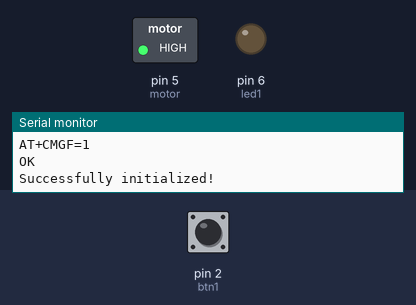
Recording of a sketch running on a simulated Arduino Uno, built with avr-gcc and run on an emulated ATmega328P. Shown: switched loads named in the sketch (green lamp = pin HIGH), output pins drawn as LEDs (lit = HIGH), the last lines printed to the serial monitor. The inputs (shaded band) are chosen by the test bench; at power-on: pin 2 (btn1) HIGH. The modem accepts every AT command (registered, SIM ready, sends succeed) and sends nothing else; pins used as bus, display or sensor lines are not drawn.

Above: at 5.2 s.
5.3 s: pin 2 (btn1) pulled LOW for 0.15 s
At 5.8 s:
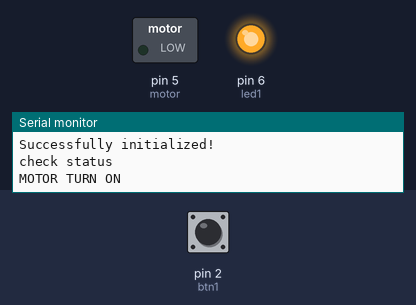
9.4 s: pin 2 (btn1) pulled LOW for 1 s
At 10.1 s:
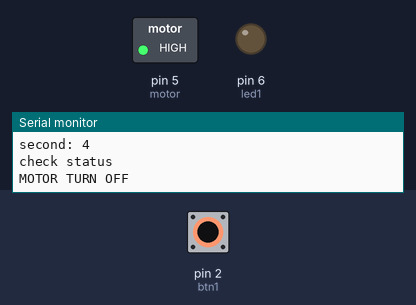
14.9 s: pin 2 (btn1) pulled LOW for 3.2 s
At 15.7 s:
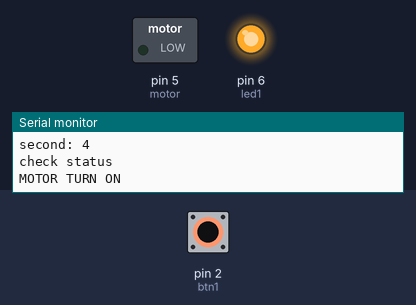
Timing chart, 0 to 17.9 s (numbered marks = the images above; inputs shaded):
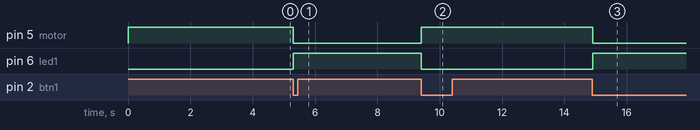

The sketch:

control_device.ino
```cpp
#include <SoftwareSerial.h>
#include <TimerOne.h>  // https://www.arduinolibraries.info/libraries/timer-one

#include "Arduino.h"

#define RX_PIN 10
#define TX_PIN 11
#define retryMax 3

const int btn1 = 2;   // the number of the button pin
const int motor = 5;  // the number of the motor control pin
const int led1 = 6;   // the number of the led pin
const int reset = 8;
const int ring = 3;

#define turnOnMotor() digitalWrite(motor, LOW);
#define turnOffMotor() digitalWrite(motor, HIGH);
#define turnOnLed() digitalWrite(led1, HIGH);
#define turnOffLed() digitalWrite(led1, LOW);

// phone number must be removed the first number "0"
const char *phoneNumber[] = {"706199838", "384331808", NULL};
String buff = "";

SoftwareSerial SIM(RX_PIN, TX_PIN);

// motor on: status = true
// motor off: status = false
bool status = false;
int second = 0, mSec = 0;

void setup() {
  Serial.begin(115200);
  SIM.begin(9600);

  Timer1.initialize(100000);
  Timer1.attachInterrupt(timerIsr);
  Timer1.stop();

  pinMode(motor, OUTPUT);
  pinMode(led1, OUTPUT);
  pinMode(reset, OUTPUT);
  pinMode(ring, INPUT);
  pinMode(btn1, INPUT_PULLUP);

  turnOffMotor();
  turnOffLed();
  // module sim reset at low level
  digitalWrite(reset, HIGH);

  attachInterrupt(digitalPinToInterrupt(btn1), btnInterrup, FALLING);

  simInit();
}

void loop() {
  buff = readSerial();
  Serial.println(buff);
  if (buff.indexOf("RING") != -1 && checkListPhone(buff, phoneNumber)) {
    checkStatus();
    utilHangoffCall();
  } else if (buff.indexOf("+CMTI") != -1) {
    buff = readSms(1);
    Serial.println(buff);
    String num = "";
    if (buff.length() > 10) {
      uint8_t _idx1 = buff.indexOf("+CMGR:");
      _idx1 = buff.indexOf("\",\"", _idx1 + 1);
      num = buff.substring(_idx1 + 3, buff.indexOf("\",\"", _idx1 + 4));
    } else {
      Serial.println("Sms empty!");
    }

    if (buff.indexOf("OK") != -1 && buff.length() > 7) {
      buff.toUpperCase();
      char tmp_num[13];
      num.toCharArray(tmp_num, num.length() + 1);
      Serial.println(tmp_num);
      if (buff.indexOf("BAT") != -1 || buff.indexOf("ON") != -1) {
        Serial.println("MOTOR TURN ON");
        turnOnMotor();
        turnOnLed();
        status = true;
        utilSendSms(tmp_num, "DA BAT");
      } else if (buff.indexOf("TAT") != -1 || buff.indexOf("OFF") != -1) {
        Serial.println("MOTOR TURN OFF");
        turnOffMotor();
        turnOffLed();
        status = false;
        utilSendSms(tmp_num, "DA TAT");
      }
    }
    utilDelAllSms();
  }
  processSIMHang();
}

/**
 * @brief timer to prevent brutal pushing
 *
 */
void timerIsr(void) {
  mSec++;
  if (mSec > 10) {
    second++;
    mSec = 0;
    Serial.print("second: ");
    Serial.println(second);
    if (second > 3) {
      second = 0;
      Timer1.stop();
    }
  }
}

/**
 * @brief interrupt button switch current state
 *
 */
void btnInterrup() {
  if (!digitalRead(btn1)) {
    delay(30);
    if (!digitalRead(btn1) && second == 0) {
      mSec = 0;
      second = 1;
      Timer1.start();
      checkStatus();
    }
  }
}

/**
 * @brief reset module sim if pingping is false
 *
 */
void processSIMHang() {
  if (!digitalRead(ring)) {
    delay(30);
    if (!digitalRead(ring) && !utilPingPong()) {
      checkStatus();
    }
  }
}

/**
 * @brief verify if belong list phoneNumber
 *
 * @param buff
 * @param listPhone
 * @return true/false
 */
bool checkListPhone(String buff, const char **listPhone) {
  int i = 0;
  while (listPhone[i]) {
    if (phoneNumberAvailable(buff, listPhone[i])) return true;
    i++;
  }
  return false;
}

/**
 * @brief verify if message contain phomenumber
 *
 * @param buff
 * @param phoneNumber
 * @return true/false
 */
bool phoneNumberAvailable(String buff, const char *phoneNumber) {
  const String myPhone1 = "0" + String(phoneNumber);
  const String myPhone2 = "+84" + String(phoneNumber);
  return (buff.indexOf(myPhone1) != -1 || buff.indexOf(myPhone2) != -1);
}

/**
 * @brief reset module sim by
 * pull down to ground at least 105ms module will reset
 *
 */
void resetSIM() {
  digitalWrite(reset, LOW);
  delay(200);
  digitalWrite(reset, HIGH);
  delay(3000);
  simInit();
}

/**
 * @brief wrapper of pingPong
 * retry if ping pong failed
 *
 */
bool utilPingPong() {
  int nRetry = 0;
  while (nRetry < retryMax) {
    if (pingPong()) return true;
    nRetry++;
    delay(1000);
    Serial.println("module sim unavailable");
  }
  return false;
}

/**
 * @brief wrapper of hangoffCall
 * retry if hang off call failed
 *
 */
void utilHangoffCall() {
  int nRetry = 0;
  while (nRetry < retryMax) {
    if (hangoffCall()) return;
    nRetry++;
    delay(1000);
    Serial.println("hang off failed");
  }
}

/**
 * @brief wrapper of delAllSms
 * retry if delete failed
 *
 */
void utilDelAllSms() {
  int nRetry = 0;
  while (nRetry < retryMax) {
    if (delAllSms()) return;
    nRetry++;
    delay(1000);
    Serial.println("delete sms failed");
  }
}

/**
 * @brief wrapper of sendSms
 * retry if send failed
 *
 */
void utilSendSms(char *number, char *text) {
  int nRetry = 0;
  while (nRetry < retryMax) {
    if (sendSms(number, text)) return;
    nRetry++;
    delay(1000);
    Serial.println("send sms failed");
  }
}

/**
 * @brief return True if communicate with module sim success
 *
 * @return true/false
 */
bool pingPong() {
  String _buffer = "";
  SIM.print(F("AT\r\n"));
  _buffer = readSerial();
  return (_buffer.indexOf("OK") != -1);
}

/**
 * @brief toggle state current status
 *
 */
void checkStatus() {
  Serial.println("check status");
  if (status) {
    turnOffMotor();
    turnOffLed();
    status = false;
    Serial.println("MOTOR TURN OFF");
  } else {
    turnOnMotor();
    turnOnLed();
    status = true;
    Serial.println("MOTOR TURN ON");
  }
}

/**
 * @brief init module sim
 *
 */
void simInit() {
  // Turn off echo mode
  cmdExecute("ATE0");
  // Display information coming call
  cmdExecute("AT+CLIP=1");
  // Set to text mode
  cmdExecute("AT+CMGF=1");
  // Display message directly
  // cmdExecute("AT+CNMI=2,2");
  utilDelAllSms();
  Serial.println("Successfully initialized!");
}

/**
 * @brief execute AT command
 *
 * @param cmd
 */
void cmdExecute(char *cmd) {
  String tmp = "";
  SIM.print(cmd);
  SIM.print(F("\r\n"));
  Serial.println(cmd);
  tmp = readSerial();
  Serial.println(tmp);
  while (tmp.indexOf("ER") != -1 || tmp == NULL) {
    Serial.print(cmd);
    Serial.println(" error, try again");
    delay(2000);
    SIM.print(cmd);
    SIM.print(F("\r\n"));
    tmp = readSerial();
  }
}

/**
 * @brief read feetback from module sim
 *
 * @return String
 */
String readSerial() {
  int _timeout = 0;
  while (!SIM.available() && _timeout < 12000) {
    delay(13);
    _timeout++;
  }
  if (_timeout == 12000) return "";
  if (SIM.available()) {
    return SIM.readString();
  }
}

/**
 * @brief make a phone call
 *
 * @param number
 */
void callNumber(char *number) {
  SIM.print(F("ATD"));
  SIM.print(number);
  SIM.print(F(";\r\n"));
}

/**
 * @brief hang off call
 *
 * @return true/false
 */
bool hangoffCall() {
  String _buffer = "";
  SIM.print(F("ATH\r\n"));
  _buffer = readSerial();
  return (_buffer.indexOf("OK") != -1);
}

/**
 * @brief send a message to phone number
 *
 * @param number
 * @param text
 * @return true/false
 */
bool sendSms(char *number, char *text) {
  String _buffer = "";
  char tmp[25];
  sprintf(tmp, "AT+CMGS=\"%s\"", number);
  cmdExecute(tmp);
  SIM.print(text);
  Serial.println(text);
  SIM.print((char)26);
  _buffer = readSerial();
  Serial.println(_buffer);
  return (_buffer.indexOf("CMGS") != -1);
}

/**
 * @brief delete all message in sim
 *
 * @return true/false
 */
bool delAllSms() {
  String _buffer = "";
  SIM.print(F("AT+CMGDA=\"DEL ALL\"\r\n"));
  _buffer = readSerial();
  return (_buffer.indexOf("OK") != -1);
}

/**
 * @brief read content sms
 *
 * @param index
 * @return String
 */
String readSms(uint8_t index) {
  String _buffer = "";
  SIM.print(F("AT+CMGF=1\r"));
  if ((readSerial().indexOf("ER")) == -1) {
    SIM.print(F("AT+CMGR="));
    SIM.print(index);
    SIM.print("\r");
    _buffer = readSerial();
    if (_buffer.indexOf("CMGR:") != -1) {
      return _buffer;
    }
  }
  return "";
}
```

Measured:
- after the input at 5.3 s, pin 5 (motor): HIGH → LOW at once; pin 6 (led1): LOW → HIGH at once
- after the input at 9.4 s, pin 5 (motor): LOW → HIGH at once; pin 6 (led1): HIGH → LOW at once
- after the input at 14.9 s, pin 5 (motor): HIGH → LOW at once; pin 6 (led1): LOW → HIGH at once
